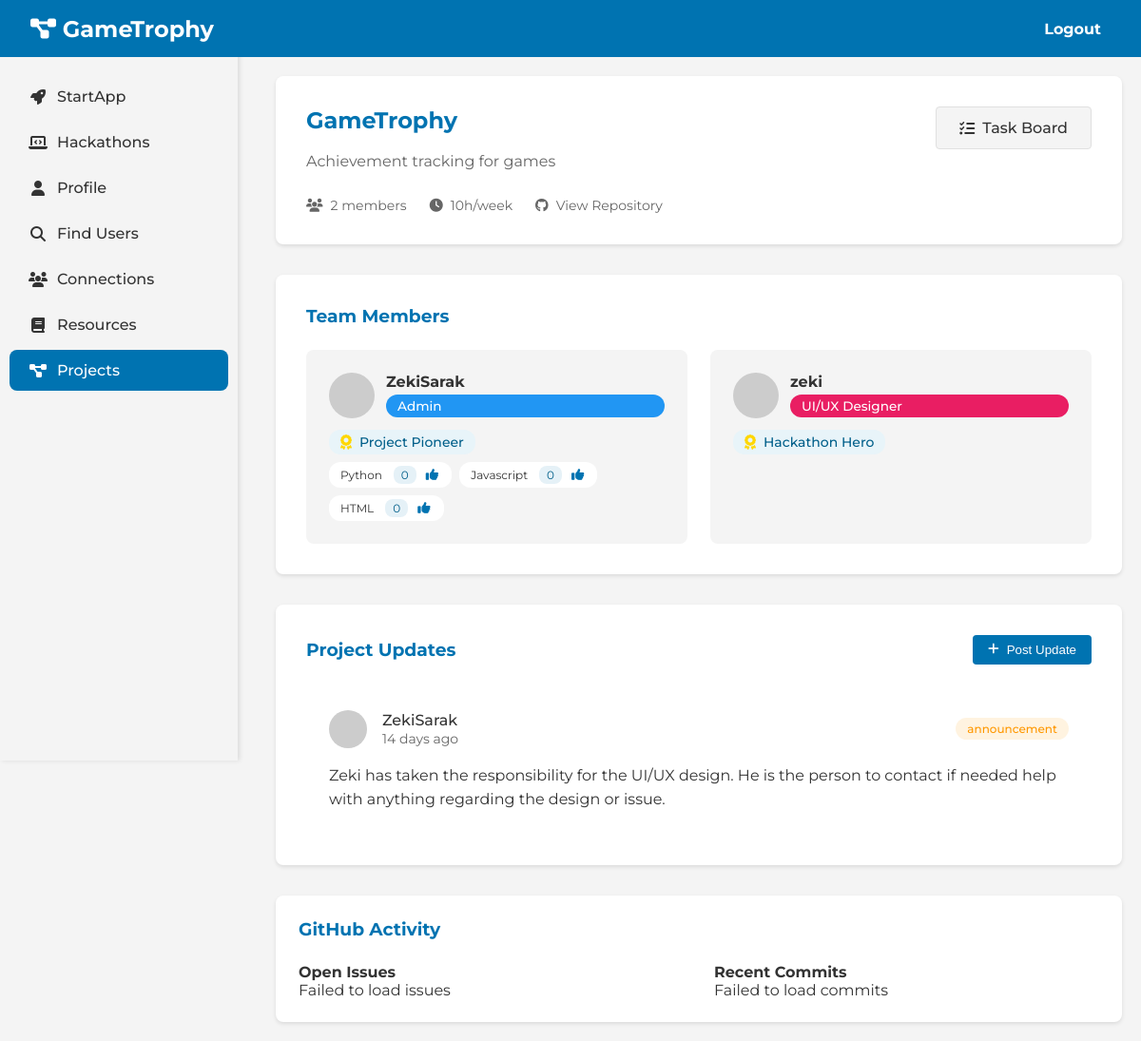
The app's page /project/1 (signed in) with its own data.
### tables this page shows
CREATE TABLE projects (id INTEGER PRIMARY KEY AUTOINCREMENT, title TEXT NOT NULL, description TEXT, github_repo TEXT, weekly_commitment INTEGER, created_at TIMESTAMP DEFAULT CURRENT_TIMESTAMP, created_by TEXT NOT NULL, FOREIGN KEY(created_by) REFERENCES users(username));

CREATE TABLE project_members (id INTEGER PRIMARY KEY AUTOINCREMENT, project_id INTEGER NOT NULL, username TEXT NOT NULL, member_role TEXT NOT NULL, role_description TEXT, skills_utilized TEXT, joined_at TIMESTAMP DEFAULT CURRENT_TIMESTAMP, status TEXT NOT NULL DEFAULT 'accepted', FOREIGN KEY(project_id) REFERENCES projects(id), FOREIGN KEY(username) REFERENCES users(username));

CREATE TABLE badges (id INTEGER PRIMARY KEY AUTOINCREMENT, username TEXT NOT NULL, badge_type TEXT NOT NULL, badge_name TEXT NOT NULL, awarded_at TIMESTAMP DEFAULT CURRENT_TIMESTAMP);

CREATE TABLE project_updates (id INTEGER PRIMARY KEY AUTOINCREMENT, project_id INTEGER NOT NULL, username TEXT NOT NULL, update_type TEXT NOT NULL, content TEXT NOT NULL, created_at TIMESTAMP DEFAULT CURRENT_TIMESTAMP, FOREIGN KEY(project_id) REFERENCES projects(id), FOREIGN KEY(username) REFERENCES users(username));

### app.py (the view, shortened to what this page needs)
@app.route('/project/<int:project_id>')
def project_detail(project_id):
    if 'username' not in session:
        return redirect(url_for('home'))
    username = session['username']
    project = query_db("""
        SELECT p.*,
               COUNT(DISTINCT CASE WHEN pm.status = 'accepted' THEN pm.id ELSE NULL END) as member_count
        FROM projects p
        LEFT JOIN project_members pm ON p.id = pm.project_id
        WHERE p.id = ?
        GROUP BY p.id
    """, [project_id], one=True)
    if not project:
        flash("Project not found!", "error")
        return redirect(url_for('projects'))
    members_rows = query_db("""
        SELECT pm.*, u.email, pm.skills_utilized
        FROM project_members pm
        JOIN users u ON pm.username = u.username
        WHERE pm.project_id = ? AND pm.status = 'accepted'
    """, [project_id])
    members = [dict(member) for member in members_rows]
    for member in members:
        if member['skills_utilized']:
            skills = [skill.strip() for skill in member['skills_utilized'].split(',')]
            endorsements = {}
            for skill in skills:
                endorsement_count = query_db("""
                    SELECT COUNT(*) as count
                    FROM skill_endorsements
                    WHERE endorsed_user = ?
                    AND skill = ?
                    AND project_id = ?
                """, [member['username'], skill, project_id], one=True)['count']
                endorsements[skill] = endorsement_count
            member['skill_endorsements'] = endorsements
    is_admin = check_project_admin(project_id, username)
    updates = query_db("""
        SELECT pu.*, u.email as profile_image
        FROM project_updates pu
        JOIN users u ON pu.username = u.username
        WHERE pu.project_id = ?
        ORDER BY pu.created_at DESC
        LIMIT 10
    """, [project_id])
    pending_invites = []
    return render_template('project_detail.html',
                         project=project,
                         members=members,
                         updates=updates,
                         is_admin=is_admin,
                         pending_invites=pending_invites,
                         get_user_badges=get_user_badges)

### app.py (called while the page is built, shortened)
def get_db():
    if 'db' not in g:
        g.db = sqlite3.connect(
            'database.sqlite',
            detect_types=sqlite3.PARSE_DECLTYPES
        )
        g.db.row_factory = sqlite3.Row
    return g.db

def query_db(query, args=(), one=False):
     cur = get_db().execute(query, args)
     rv = cur.fetchall()
     cur.close()
     return (rv[0] if rv else None) if one else rv

def check_project_admin(project_id, username):
    admin = query_db("""
        SELECT 1 FROM project_members
        WHERE project_id = ? AND username = ?
        AND member_role = 'admin' AND status = 'accepted'
    """, [project_id, username], one=True)
    return bool(admin)

@app.template_filter('gravatar')
def gravatar_url(email, size=80):
    email_hash = hashlib.md5(email.lower().encode('utf-8')).hexdigest()
    return f"https://www.gravatar.com/avatar/{email_hash}?d=identicon&s={size}"

@app.template_filter('timeago')
def timeago(date):
    if not date:
        return ''
    now = datetime.utcnow()
    diff = now - date
    seconds = diff.total_seconds()
    if seconds < 0:
        return 'just now'  # Handle case where date is in future due to timezone
    if seconds < 60:
        return 'just now'
    minutes = int(seconds / 60)
    if minutes < 60:
        return f"{minutes} minute{'s' if minutes != 1 else ''} ago"
    hours = int(minutes / 60)
    if hours < 24:
        return f"{hours} hour{'s' if hours != 1 else ''} ago"
    days = int(hours / 24)
    if days < 30:
        return f"{days} day{'s' if days != 1 else ''} ago"
    months = int(days / 30)
    if months < 12:
        return f"{months} month{'s' if months != 1 else ''} ago"
    years = int(months / 12)
    return f"{years} year{'s' if years != 1 else ''} ago"

def get_user_badges(username):
    return query_db("""
        SELECT badge_type, badge_name, awarded_at
        FROM badges
        WHERE username = ?
        ORDER BY awarded_at DESC
    """, [username])

### templates/project_detail.html (shortened to what this page needs)
<!DOCTYPE html>
<html lang="en">
<head>
    <link rel="stylesheet" href="{{ url_for('static', filename='css/project_detail.css') }}">
</head>
<body>
    <header>
        <div class="navbar">
            <h1><i class="fas fa-project-diagram"></i> {{ project.title }}</h1>
            <nav>
                <ul>
                    <li><a href="/logout">Logout</a></li>
                </ul>
            </nav>
        </div>
    </header>
    <div class="container" data-project-id="{{ project.id }}">
        <aside class="sidebar">
            <ul>
                <li><a href="/"><i class="fas fa-rocket"></i> StartApp</a></li>
                <li><a href="/hack"><i class="fas fa-laptop-code"></i> Hackathons</a></li>
                <li><a href="/profile"><i class="fas fa-user"></i> Profile</a></li>
                <li><a href="/search_users"><i class="fas fa-search"></i> Find Users</a></li>
                <li><a href="/connections"><i class="fas fa-users"></i> Connections</a></li>
                <li><a href="/resources"><i class="fas fa-book"></i> Resources</a></li>
                <li><a href="/projects" class="active"><i class="fas fa-project-diagram"></i> Projects</a></li>
            </ul>
        </aside>
        <main class="project-content">
            <div class="project-header">
                <div class="project-info">
                    <h2>{{ project.title }}</h2>
                    <p class="project-description">{{ project.description }}</p>
                    <div class="project-meta">
                        <span><i class="fas fa-users"></i> {{ project.member_count }} members</span>
                        <span><i class="fas fa-clock"></i> {{ project.weekly_commitment }}h/week</span>
                        {% if project.github_repo %}
                        <a href="{{ project.github_repo }}" target="_blank" class="github-link">
                            <i class="fab fa-github"></i> View Repository
                        </a>
                        {% endif %}
                    </div>
                </div>
                <div class="project-actions">
                    <a href="{{ url_for('task_board', project_id=project.id) }}" class="task-board-btn">
                        <i class="fas fa-tasks"></i> Task Board
                    </a>
                </div>
            </div>
            <div class="project-sections">
                <section class="team-section">
                    <h3>Team Members</h3>
                    <div class="team-grid">
                        {% for member in members %}
                        <div class="member-card">
                            <div class="member-header">
                                <img src="{{ member.email | gravatar }}" alt="{{ member.username }}" class="member-avatar">
                                <div class="member-info">
                                    <h4>{{ member.username }}</h4>
                                    <span class="role-bubble {{ member.member_role }}">
                                        {% if member.member_role == 'admin' %}
                                            Admin
                                        {% elif member.member_role == 'frontend' %}
                                            Frontend Dev
                                        {% elif member.member_role == 'backend' %}
                                            Backend Dev
                                        {% elif member.member_role == 'fullstack' %}
                                            Full Stack
                                        {% elif member.member_role == 'ui-ux' %}
                                            UI/UX Designer
                                        {% elif member.member_role == 'pm' %}
                                            Project Manager
                                        {% else %}
                                            {{ member.member_role | title }}
                                        {% endif %}
                                    </span>
                                </div>
                            </div>
                            <div class="member-badges">
                                {% set user_badges = get_user_badges(member.username) %}
                                {% for badge in user_badges %}
                                <div class="badge-item">
                                    <i class="fas fa-award"></i>
                                    <span>{{ badge.badge_name }}</span>
                                </div>
                                {% endfor %}
                            </div>
                            {% if member.skills_utilized %}
                            <div class="member-skills">
                                {% for skill in member.skills_utilized.split(',') %}
                                    {% set skill_trimmed = skill.strip() %}
                                    <div class="skill-chip">
                                        <span>{{ skill_trimmed }}</span>
                                        <span class="endorsement-count">{{ member.skill_endorsements[skill_trimmed] }}</span>
                                        {% if session.username != member.username %}
                                            <button onclick="endorseSkill('{{ member.username }}', '{{ skill_trimmed }}', this)"
                                                    class="endorse-btn">
                                                <i class="fas fa-thumbs-up"></i>
                                            </button>
                                        {% endif %}
                                    </div>
                                {% endfor %}
                            </div>
                            {% endif %}
                        </div>
                        {% endfor %}
                    </div>
                </section>
                <section class="updates-section">
                    <div class="updates-header">
                        <h3>Project Updates</h3>
                        <button onclick="showUpdateModal()" class="post-update-btn">
                            <i class="fas fa-plus"></i> Post Update
                        </button>
                    </div>
                    <div class="updates-list">
                        {% for update in updates %}
                        <div class="update-card">
                            <div class="update-header">
                                <img src="{{ update.profile_image | gravatar }}" alt="{{ update.username }}" class="update-avatar">
                                <div class="update-meta">
                                    <span class="update-author">{{ update.username }}</span>
                                    <span class="update-time">{{ update.created_at | timeago }}</span>
                                </div>
                                <span class="update-type {{ update.update_type }}">{{ update.update_type }}</span>
                            </div>
                            <p class="update-content">{{ update.content }}</p>
                        </div>
                        {% endfor %}
                    </div>
                </section>
                {% if project.github_repo %}
                <section class="github-section">
                    <h3>GitHub Activity</h3>
                    <div class="github-content">
                        <div class="github-issues">
                            <h4>Open Issues</h4>
                            <div id="issuesList" class="issues-list">
                            </div>
                        </div>
                        <div class="github-commits">
                            <h4>Recent Commits</h4>
                            <div id="commitsList" class="commits-list">
                            </div>
                        </div>
                    </div>
                </section>
                {% endif %}
            </div>
        </main>
    </div>
</body>
</html>

### records on screen
projects: title "GameTrophy", description "Achievement tracking for games", weekly_commitment "10"
project_members: username "ZekiSarak", member_role "Admin", skill_trimmed "Python" "Javascript" "HTML", skill_endorsements "0" "0" "0"
badges: badge_name "Project Pioneer"
project_members: username "zeki", member_role "UI/UX Designer"
badges: badge_name "Hackathon Hero"
project_updates: username "ZekiSarak", created_at "14 days ago", update_type "announcement", content "Zeki has taken the responsibility for the UI/UX design. He is the person to contact if needed help with anything regarding the design or issue."

### other values on screen
{{ project.member_count }} "2"
